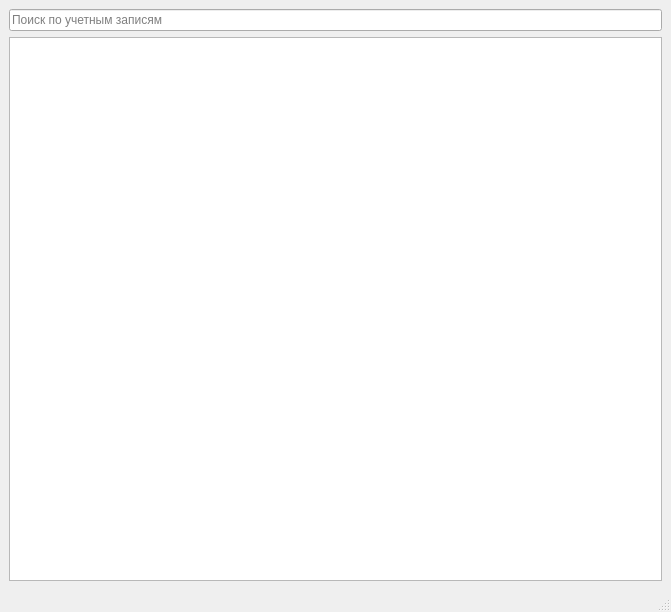
<?xml version="1.0" encoding="UTF-8"?>
<ui version="4.0">
 <class>MainWindow</class>
 <widget class="QMainWindow" name="MainWindow">
  <property name="geometry">
   <rect>
    <x>0</x>
    <y>0</y>
    <width>671</width>
    <height>612</height>
   </rect>
  </property>
  <property name="windowTitle">
   <string>MainWindow</string>
  </property>
  <widget class="QWidget" name="centralwidget">
   <layout class="QVBoxLayout" name="verticalLayout">
    <item>
     <widget class="QLineEdit" name="lineEdit">
      <property name="placeholderText">
       <string>Поиск по учетным записям</string>
      </property>
      <property name="clearButtonEnabled">
       <bool>true</bool>
      </property>
     </widget>
    </item>
    <item>
     <widget class="QListWidget" name="listWidget"/>
    </item>
   </layout>
  </widget>
  <widget class="QMenuBar" name="menubar">
   <property name="geometry">
    <rect>
     <x>0</x>
     <y>0</y>
     <width>671</width>
     <height>26</height>
    </rect>
   </property>
  </widget>
  <widget class="QStatusBar" name="statusbar"/>
 </widget>
 <resources/>
 <connections/>
</ui>
